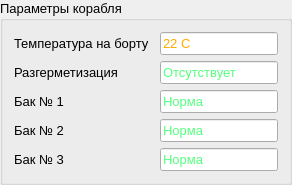
           <widget class="QGroupBox" name="groupBox_7">
            <property name="maximumSize">
             <size>
              <width>292</width>
              <height>16777215</height>
             </size>
            </property>
            <property name="font">
             <font>
              <pointsize>10</pointsize>
             </font>
            </property>
            <property name="title">
             <string>Параметры корабля</string>
            </property>
            <layout class="QVBoxLayout" name="verticalLayout_18">
             <item>
              <layout class="QHBoxLayout" name="horizontalLayout_26">
               <item>
                <widget class="QLabel" name="label_19">
                 <property name="minimumSize">
                  <size>
                   <width>140</width>
                   <height>0</height>
                  </size>
                 </property>
                 <property name="sizeIncrement">
                  <size>
                   <width>0</width>
                   <height>0</height>
                  </size>
                 </property>
                 <property name="font">
                  <font>
                   <pointsize>10</pointsize>
                  </font>
                 </property>
                 <property name="text">
                  <string>Температура на борту</string>
                 </property>
                </widget>
               </item>
               <item>
                <widget class="QLineEdit" name="lineEdit_19">
                 <property name="font">
                  <font>
                   <pointsize>10</pointsize>
                  </font>
                 </property>
                 <property name="styleSheet">
                  <string notr="true">color: rgb(255, 170, 0);</string>
                 </property>
                 <property name="text">
                  <string>22 C</string>
                 </property>
                 <property name="readOnly">
                  <bool>true</bool>
                 </property>
                </widget>
               </item>
              </layout>
             </item>
             <item>
              <layout class="QHBoxLayout" name="horizontalLayout_27">
               <item>
                <widget class="QLabel" name="label_20">
                 <property name="minimumSize">
                  <size>
                   <width>140</width>
                   <height>0</height>
                  </size>
                 </property>
                 <property name="sizeIncrement">
                  <size>
                   <width>0</width>
                   <height>0</height>
                  </size>
                 </property>
                 <property name="font">
                  <font>
                   <pointsize>10</pointsize>
                  </font>
                 </property>
                 <property name="text">
                  <string>Разгерметизация</string>
                 </property>
                </widget>
               </item>
               <item>
                <widget class="QLineEdit" name="lineEdit_20">
                 <property name="font">
                  <font>
                   <pointsize>10</pointsize>
                  </font>
                 </property>
                 <property name="styleSheet">
                  <string notr="true">color: rgb(85, 255, 127);</string>
                 </property>
                 <property name="text">
                  <string>Отсутствует</string>
                 </property>
                 <property name="readOnly">
                  <bool>true</bool>
                 </property>
                </widget>
               </item>
              </layout>
             </item>
             <item>
              <layout class="QHBoxLayout" name="horizontalLayout_28">
               <item>
                <widget class="QLabel" name="label_21">
                 <property name="minimumSize">
                  <size>
                   <width>140</width>
                   <height>0</height>
                  </size>
                 </property>
                 <property name="sizeIncrement">
                  <size>
                   <width>0</width>
                   <height>0</height>
                  </size>
                 </property>
                 <property name="font">
                  <font>
                   <pointsize>10</pointsize>
                  </font>
                 </property>
                 <property name="text">
                  <string>Бак № 1</string>
                 </property>
                </widget>
               </item>
               <item>
                <widget class="QLineEdit" name="lineEdit_21">
                 <property name="font">
                  <font>
                   <pointsize>10</pointsize>
                  </font>
                 </property>
                 <property name="styleSheet">
                  <string notr="true">color: rgb(85, 255, 127);</string>
                 </property>
                 <property name="text">
                  <string>Норма</string>
                 </property>
                 <property name="readOnly">
                  <bool>true</bool>
                 </property>
                </widget>
               </item>
              </layout>
             </item>
             <item>
              <layout class="QHBoxLayout" name="horizontalLayout_29">
               <item>
                <widget class="QLabel" name="label_22">
                 <property name="minimumSize">
                  <size>
                   <width>140</width>
                   <height>0</height>
                  </size>
                 </property>
                 <property name="sizeIncrement">
                  <size>
                   <width>0</width>
                   <height>0</height>
                  </size>
                 </property>
                 <property name="font">
                  <font>
                   <pointsize>10</pointsize>
                  </font>
                 </property>
                 <property name="text">
                  <string>Бак № 2</string>
                 </property>
                </widget>
               </item>
               <item>
                <widget class="QLineEdit" name="lineEdit_22">
                 <property name="font">
                  <font>
                   <pointsize>10</pointsize>
                  </font>
                 </property>
                 <property name="styleSheet">
                  <string notr="true">color: rgb(85, 255, 127);</string>
                 </property>
                 <property name="text">
                  <string>Норма</string>
                 </property>
                 <property name="readOnly">
                  <bool>true</bool>
                 </property>
                </widget>
               </item>
              </layout>
             </item>
             <item>
              <layout class="QHBoxLayout" name="horizontalLayout_30">
               <item>
                <widget class="QLabel" name="label_23">
                 <property name="minimumSize">
                  <size>
                   <width>140</width>
                   <height>0</height>
                  </size>
                 </property>
                 <property name="sizeIncrement">
                  <size>
                   <width>0</width>
                   <height>0</height>
                  </size>
                 </property>
                 <property name="font">
                  <font>
                   <pointsize>10</pointsize>
                  </font>
                 </property>
                 <property name="text">
                  <string>Бак № 3</string>
                 </property>
                </widget>
               </item>
               <item>
                <widget class="QLineEdit" name="lineEdit_23">
                 <property name="font">
                  <font>
                   <pointsize>10</pointsize>
                  </font>
                 </property>
                 <property name="styleSheet">
                  <string notr="true">color: rgb(85, 255, 127);</string>
                 </property>
                 <property name="text">
                  <string>Норма</string>
                 </property>
                 <property name="readOnly">
                  <bool>true</bool>
                 </property>
                </widget>
               </item>
              </layout>
             </item>
            </layout>
           </widget>
